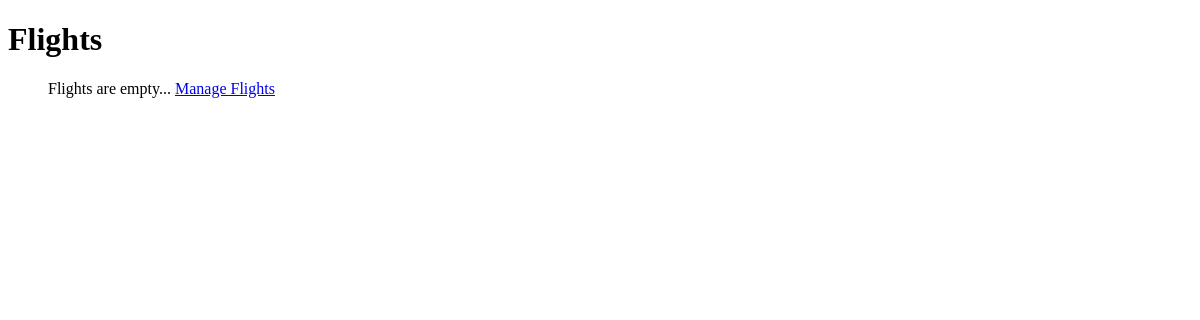
Before: / with the older database file.
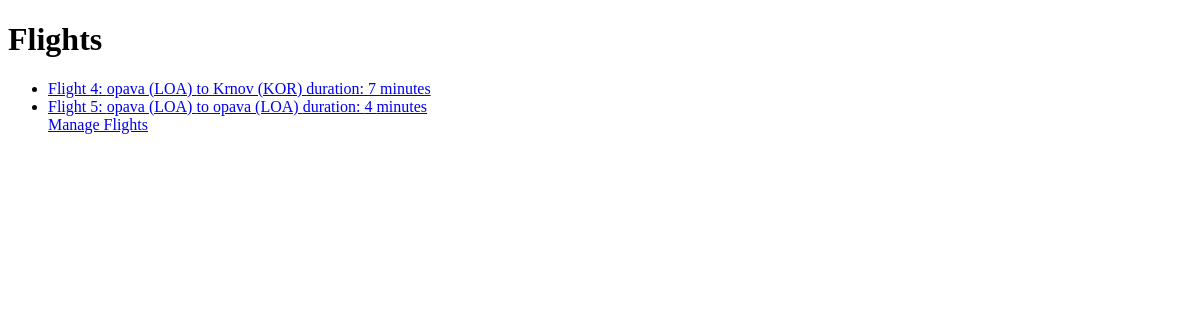
After: the same page with the newer database file.
### flights/models.py (models this page shows, shortened)
class Flight(models.Model):
    origin = models.ForeignKey(Airport, on_delete=models.CASCADE, related_name="departures")
    destination = models.ForeignKey(Airport, on_delete=models.CASCADE, related_name="arrivals")
    duration = models.IntegerField()

class Airport(models.Model):
    code = models.CharField(max_length=3)
    city = models.CharField(max_length=64)
    def __str__(self):
        return f"{self.city} ({self.code})"

### flights/views.py (the view)
# urls.py: path("", views.index, name="index"),
def index(request):
    return render(request, "flights/index.html", {
        "flights": Flight.objects.all()
    })

### flights/templates/flights/index.html
{% extends "flights/layout.html" %}
{% block body %}
<h1>Flights</h1>
<ul>
    {% for flight in flights %}
        <li>
            <a href="{% url 'flight' flight.id %}">
                Flight {{ flight.id }}: {{ flight.origin }} to {{ flight.destination }} duration: {{ flight.duration}} minutes </a>
        </li>
    {% endfor %}
    {% if not flights %}
        Flights are empty...
    {% endif %}
    <a href="{% url 'admin:index' %}">Manage Flights</a>
</ul>
{% endblock %}

### flights/templates/flights/layout.html (shortened to what this page needs)
<!DOCTYPE html>
<html lang="en">
<head>
</head>
<body>
    {% block body %}
    {% endblock %}
</body>
</html>

Changed rows visible on the page:
added Flight: id "4", origin "opava (LOA)", destination "Krnov (KOR)", duration "7"
added Flight: id "5", origin "opava (LOA)", destination "opava (LOA)", duration "4"
Other visible differences:
text no longer shown: "Flights are empty..."
